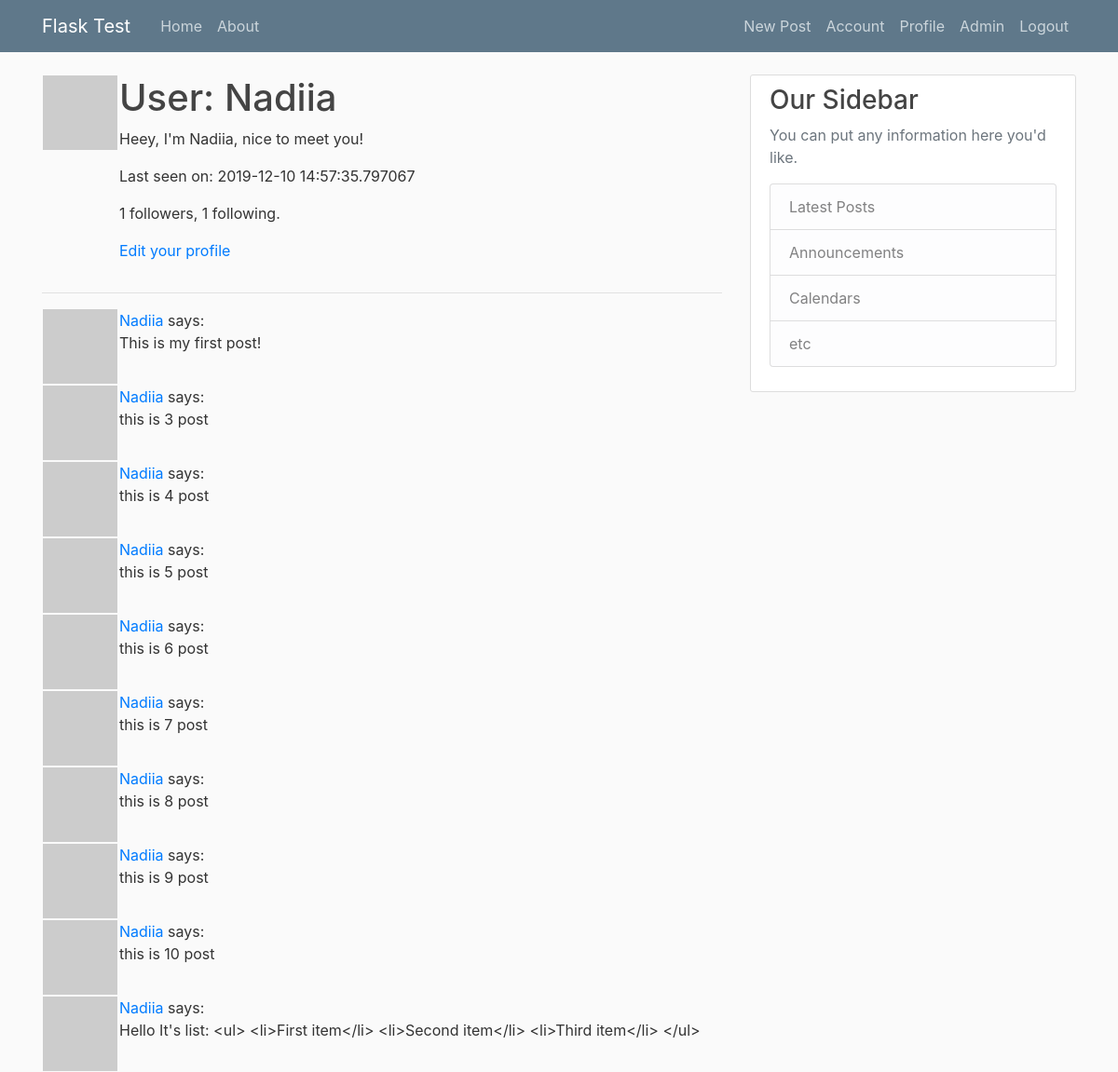
The page /user/Nadiia (signed in) on the database its author committed.
### flaskblog/models.py (models this page shows, shortened)
class User(db.Model, UserMixin):
    id = db.Column(db.Integer, primary_key=True)
    username = db.Column(db.String(20), unique=True, nullable=False)
    email = db.Column(db.String(120), unique=True, nullable=False)
    image_file = db.Column(db.String(20), nullable=False, default='default.jpg')
    password = db.Column(db.String(60), nullable=False)
    posts = db.relationship('Post', backref='author', lazy=True)
    about_me = db.Column(db.String(140))
    last_seen = db.Column(db.DateTime, default=datetime.utcnow)
    admin = db.Column(db.Boolean())
    notes = db.Column(db.UnicodeText)
    followed = db.relationship(
        'User', secondary=followers,
        primaryjoin=(followers.c.follower_id == id),
        secondaryjoin=(followers.c.followed_id == id),
        backref=db.backref('followers', lazy='dynamic'), lazy='dynamic')
    def avatar(self, size):
        digest = md5(self.email.lower().encode('utf-8')).hexdigest()
        return 'https://www.gravatar.com/avatar/{}?d=identicon&s={}'.format(digest, size)

class Post(db.Model):
    id = db.Column(db.Integer, primary_key=True)
    title = db.Column(db.String(100), nullable=False)
    date_posted = db.Column(db.DateTime, nullable=False, default=datetime.utcnow)
    content = db.Column(db.Text, nullable=False)
    user_id = db.Column(db.Integer, db.ForeignKey('user.id'), nullable=False)

### flaskblog/routes.py (the view)
@app.route('/user/<username>')
@login_required
def user(username):
    user = User.query.filter_by(username=username).first_or_404()
    page = request.args.get('page', 1, type=int)
    posts = Post.query.filter_by(user_id=user.id).paginate(page, 20, False)
    return render_template('user.html', user=user, posts=posts.items)

### flaskblog/models.py (called while the page is built)
@login_manager.user_loader
def load_user(user_id):
    return User.query.get(int(user_id))

### flaskblog/routes.py (called while the page is built)
@app.before_request
def before_request():
    if current_user.is_authenticated:
        current_user.last_seen = datetime.utcnow()
        db.session.commit()

### flaskblog/templates/user.html
{% extends "layout.html" %}
{% block content %}
    <table>
        <tr valign="top">
            <td><img src="{{ user.avatar(128) }}"></td>
            <td>
                <h1>User: {{ user.username }}</h1>
                {% if user.about_me %}<p>{{ user.about_me }}</p>{% endif %}
                {% if user.last_seen %}<p>Last seen on: {{ user.last_seen }}</p>{% endif %}
                <p>{{ user.followers.count() }} followers, {{ user.followed.count() }} following.</p>
                {% if user == current_user %}
                    <p><a href="{{ url_for('edit_profile') }}">Edit your profile</a></p>
                {% elif not current_user.is_following(user) %}
                    <p><a href="{{ url_for('follow', username=user.username) }}">Follow</a></p>
                {% else %}
                    <p><a href="{{ url_for('unfollow', username=user.username) }}">Unfollow</a></p>
                {% endif %}
            </td>
        </tr>
    </table>
    <hr>
    {% for post in posts %}
        {% include '_post.html' %}
    {% endfor %}
{% endblock %}

### flaskblog/templates/_post.html
<table>
    <tr valign="top">
        <td><img src="{{ post.author.avatar(36) }}"></td>
        <td><a href="{{ url_for('user', username=post.author.username) }}">{{ post.author.username }}</a> says:<br>{{ post.content }}<br><br></td>
    </tr>
</table>

### flaskblog/static/main.css (style rules this page uses)
body { background: #fafafa; color: #333333; margin-top: 5rem; }
h1, h2, h3, h4, h5, h6 { color: #444444; }

### rows shown on the page
User: username "Nadiia", about_me "Heey, I'm Nadiia, nice to meet you!", last_seen "2019-12-10 14:57:35.797067"
Post: author.username "Nadiia", content "This is my first post!"
Post: author.username "Nadiia", content "this is 3 post"
Post: author.username "Nadiia", content "this is 4 post"
Post: author.username "Nadiia", content "this is 5 post"
Post: author.username "Nadiia", content "this is 6 post"
Post: author.username "Nadiia", content "this is 7 post"
Post: author.username "Nadiia", content "this is 8 post"
Post: author.username "Nadiia", content "this is 9 post"
Post: author.username "Nadiia", content "this is 10 post"
Post: author.username "Nadiia", content "Hello It's list: <ul> <li>First item</li> <li>Second item</li> <li>Third item</li> </ul>"

### other values the page prints
{{ user.followers.count() }} "1"
{{ user.followed.count() }} "1"
